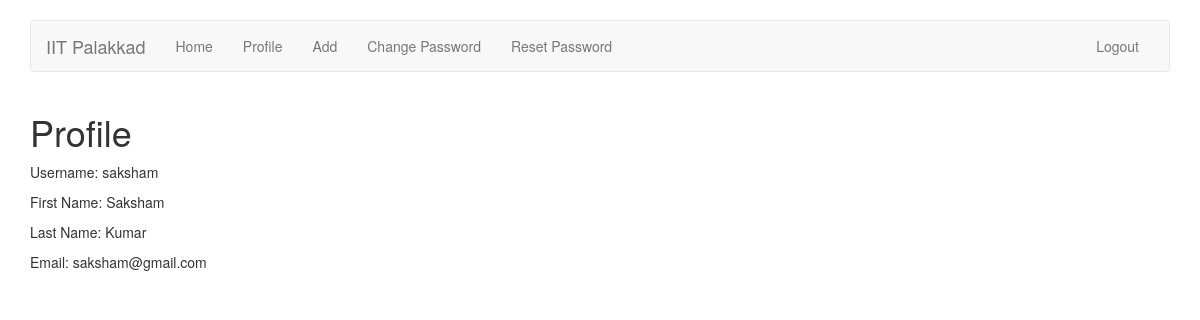
The page /accounts/profile/view/ (signed in) on the database as committed earlier.
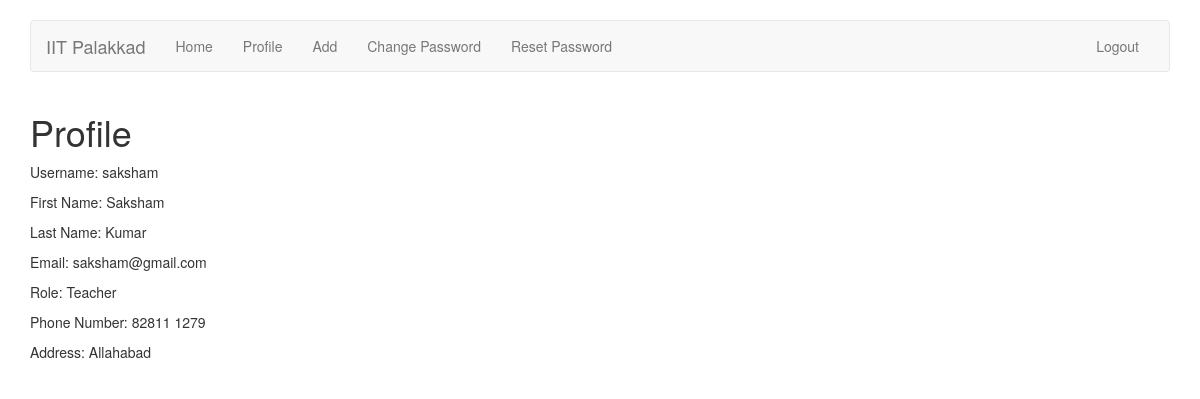
The same page on the database as committed later.
### accounts/models.py (models this page shows)
class User(AbstractUser):
    	TA = 1
    	TEACHER = 2
    	ADMIN = 3
    	ROLE_CHOICES = (
        	(TA, 'TA'),
        	(TEACHER, 'Teacher'),
        	(ADMIN, 'Admin'),
    	)
	role = models.PositiveSmallIntegerField(choices=ROLE_CHOICES, null=True, blank=True)

class TeacherProfile(models.Model):
	user = models.OneToOneField(User, unique=True, on_delete=models.CASCADE, null=True, related_name='teacher_profile')
	phone_number = models.CharField(max_length=10)
	address = models.CharField(max_length=100)

### accounts/views.py (the view)
def profile_view(request):
	user = request.user
	args = {'user': user}
	return render(request, 'accounts/profile_view.html', args)

### accounts/templates/accounts/profile_view.html (shortened to what this page needs)
{% extends 'base.html' %}
{% block body %}
	<div class="container">
		<h1>Profile</h1>
		<p>Username: {{ user }}</p>
		<p>First Name: {{ user.first_name }}</p>
		<p>Last Name: {{ user.last_name }}</p>
		<p>Email: {{ user.email }}</p>
		{% if user.role == 1 %}
			<p>Role: TA</p>
			<p>Phone Number: {{ user.ta_profile.phone_number }}</p>
			<p>Address: {{ user.ta_profile.address }}</p>
		{% elif user.role == 2 %}
			<p>Role: Teacher</p>
			<p>Phone Number: {{ user.teacher_profile.phone_number }}</p>
			<p>Address: {{ user.teacher_profile.address }}</p>
		{% elif user.role == 3 %}
			<p>Role: Admin</p>
			<p>Phone Number: {{ user.admin_profile.phone_number }}</p>
			<p>Address: {{ user.admin_profile.address }}</p>
		{% endif %}
	</div>
{% endblock %}

Rows that differ between the two databases and show on the page:
changed User "saksham": role empty → 2 (drawn); teacher_profile.phone_number (not shown) → "82811 1279"; teacher_profile.address (not shown) → "Allahabad"
Other text that changed with them:
text now shown: "Role: Teacher Phone Number: Address:"
